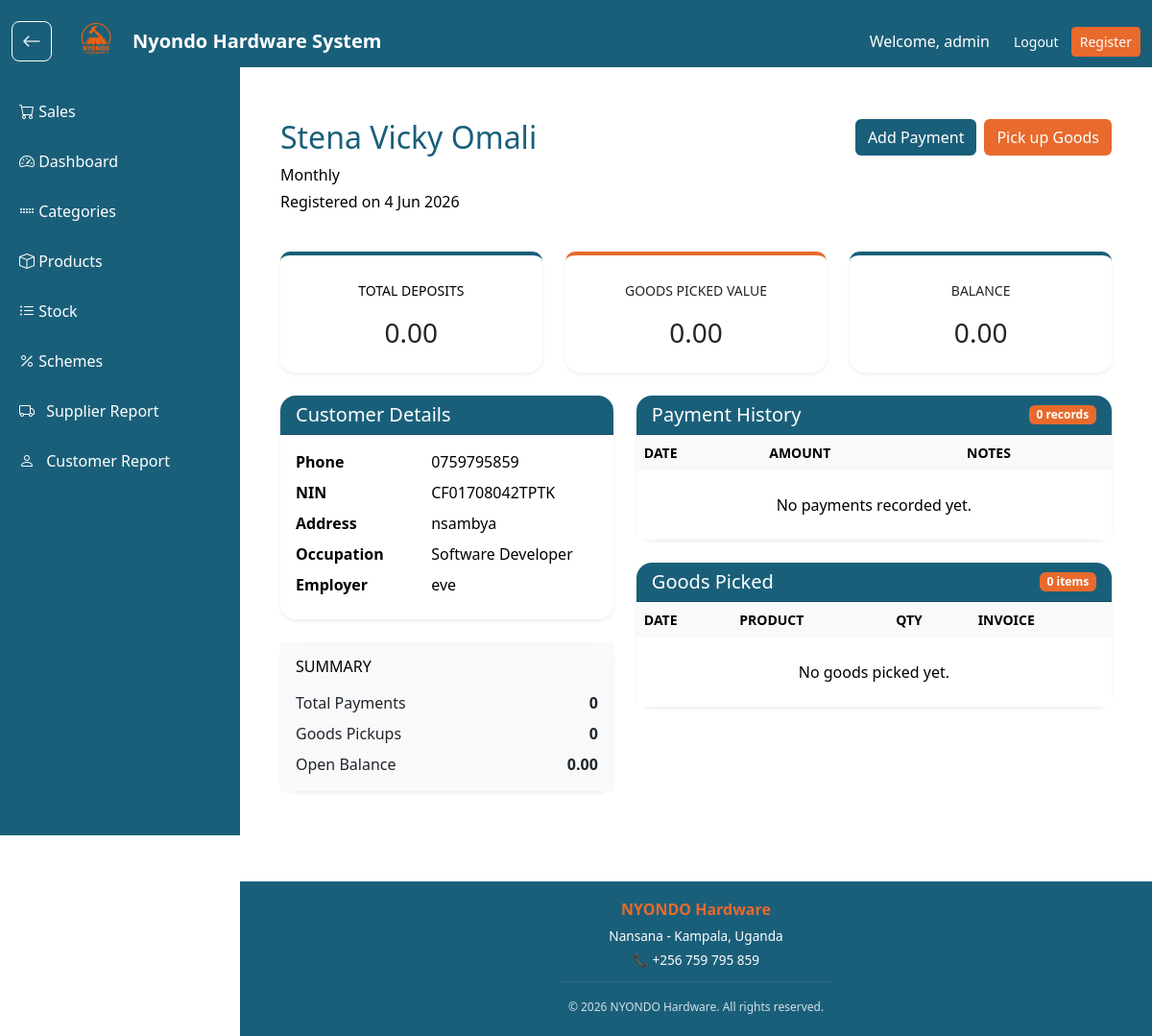
The app's page /schemeapp/customer/18/ (signed in), older data.
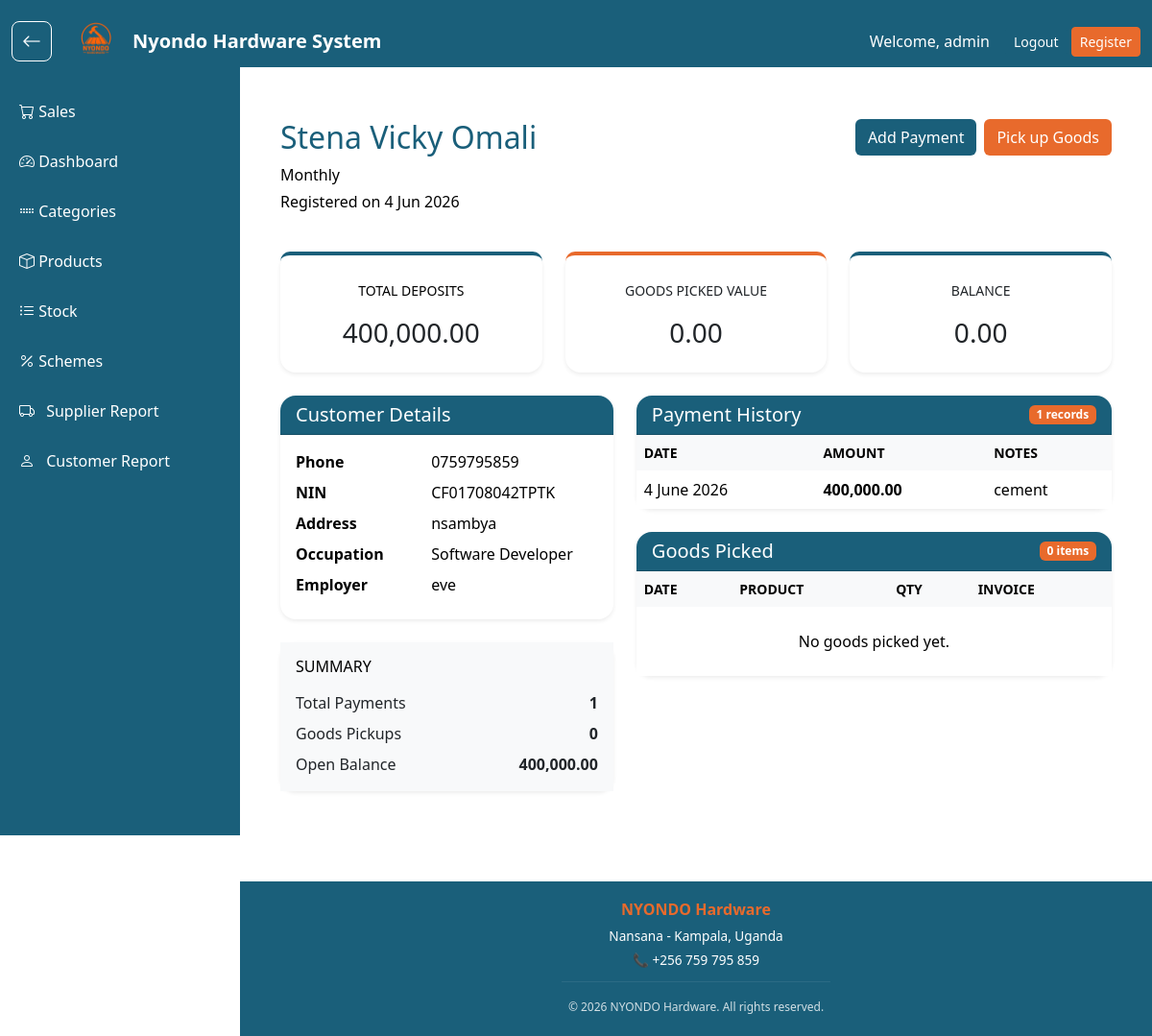
The same page, newer data.
### schemeapp/models.py (models this page shows, shortened)
class SchemePayment(models.Model):
    customer = models.ForeignKey(SchemeCustomer, on_delete=models.CASCADE)
    amount_paid = models.DecimalField(max_digits=10, decimal_places=2)
    payment_date = models.DateField(auto_now_add=True)
    notes = models.TextField(blank=True, null=True)

### schemeapp/views.py (the view)
# urls.py: path("customer/<int:customer_id>/", views.customer_scheme_detail, name="customer_scheme_detail"),
@login_required
def customer_scheme_detail(request, customer_id):
    customer = get_object_or_404(SchemeCustomer, id=customer_id)
    payments = SchemePayment.objects.filter(customer=customer)
    pickups = SchemeGoodsPickup.objects.filter(customer=customer)
    total_paid = sum(payment.amount_paid for payment in payments)
    total_goods_value = sum(
    pickup.quantity_taken * pickup.product.unit_price for pickup in pickups
    )
    balance = total_paid - total_goods_value
    return render(request,'customer_scheme_detail.html', {
        'customer': customer,
        'payments': payments,
        'pickups': pickups,
        "total_paid": total_paid,
        "total_goods_value": total_goods_value,
        'balance': balance,
    })

### schemeapp/templates/customer_scheme_detail.html (shortened to what the changed rows need)
{% extends 'base.html' %}
{% load humanize %}
{% block content %}
<div class="container py-4">
    <div class="d-flex flex-column flex-md-row justify-content-between align-items-start gap-3 mb-4">
        <div>
            <h2 class="mb-2" style="color: #1a5f7a;">{{ customer.full_name }}</h2>
        </div>
    </div>
    <div class="row gy-3 mb-4">
        <div class="col-md-4">
            <div class="card shadow-sm rounded-4 border-0">
                <div class="card-body text-center px-4 py-4" style="border-top: 4px solid #1a5f7a; border-radius: 10px;">
                    <small class="text-uppercase text-muted">Total Deposits</small>
                    <h3 class="mt-3 mb-0">{{ total_paid|floatformat:2|intcomma }}</h3>
                </div>
            </div>
        </div>
    </div>
    <div class="row gy-4">
        <div class="col-lg-5">
            <div class="card shadow-sm rounded-4 border-0">
                <div class="card-body bg-light">
                    <div class="d-flex justify-content-between align-items-center mb-2">
                        <span>Total Payments</span>
                        <strong>{{ payments|length }}</strong>
                    </div>
                    <div class="d-flex justify-content-between align-items-center">
                        <span>Open Balance</span>
                        <strong>{{ balance|floatformat:2|intcomma }}</strong>
                    </div>
                </div>
            </div>
        </div>
        <div class="col-lg-7">
            <div class="card shadow-sm rounded-4 border-0 mb-4">
                <div class="card-header" style="background-color: #1a5f7a; color: white; border-top-left-radius: 1rem; border-top-right-radius: 1rem;">
                    <div class="d-flex justify-content-between align-items-center">
                        <h5 class="mb-0">Payment History</h5>
                        <span class="badge" style="background-color: #e86a2c; color: white;">{{ payments|length }} records</span>
                    </div>
                </div>
                <div class="card-body p-0">
                    <div class="table-responsive">
                        <table class="table table-borderless align-middle mb-0">
                            <thead class="table-light small text-uppercase">
                                <tr>
                                    <th>Date</th>
                                    <th>Amount</th>
                                    <th>Notes</th>
                                </tr>
                            </thead>
                            <tbody>
                                {% for payment in payments %}
                                    <tr>
                                        <td>{{ payment.payment_date|date:"j F Y" }}</td>
                                        <td class="fw-semibold">{{ payment.amount_paid|floatformat:2|intcomma }}</td>
                                        <td>{{ payment.notes|default:'—' }}</td>
                                    </tr>
                                {% empty %}
                                    <tr>
                                        <td colspan="3" class="text-center text-muted py-4">No payments recorded yet.</td>
                                    </tr>
                                {% endfor %}
                            </tbody>
                        </table>
                    </div>
                </div>
            </div>
            <div class="card shadow-sm rounded-4 border-0">
                <div class="card-body p-0">
                    <div class="table-responsive">
                        <table class="table table-borderless align-middle mb-0">
                            <thead class="table-light small text-uppercase">
                                <tr>
                                    <th>Date</th>
                                    <th>Product</th>
                                    <th>Qty</th>
                                    <th>Invoice</th>
                                </tr>
                            </thead>
                        </table>
                    </div>
                </div>
            </div>
        </div>
    </div>
</div>
{% endblock %}

Row changes from the older to the newer data that the page shows:
added SchemePayment: payment_date "4 June 2026", amount_paid "400,000.00", notes "cement"
Text that changed along with them:
{{ total_paid|floatformat:2|intcomma }}: "0.00" → "400,000.00"
{{ payments|length }}: "0" → "1"
{{ balance|floatformat:2|intcomma }}: "0.00" → "400,000.00"
text no longer shown: "No payments recorded yet."
